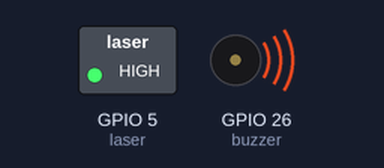
Recording of a program running on a simulated Raspberry Pi (BCM pin numbers). Parts: switched loads named in the program (green lamp = pin HIGH), buzzer (waves = sounding, pin HIGH).

Above: at 0.2 s.
At 4.27 s:
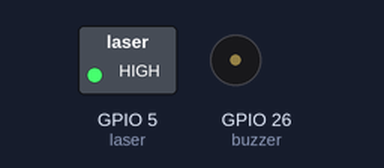
Timing chart, 0 to 4.6 s (numbered marks = the images above):
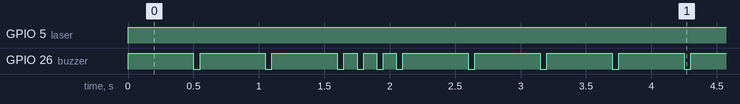

Measured:
- by itself, GPIO 5 (laser): LOW → HIGH at 0.00 s
- by itself, GPIO 26 (buzzer): repeats every 3.8 s: 2 × (LOW 0.05 s, HIGH 0.50 s), 3 × (LOW 0.05 s, HIGH 0.10 s), 4 × (LOW 0.05 s, HIGH 0.50 s)
- by itself, everything shown: repeats every 3.8 s, in 18 steps

The program:

laser.py
```python
import RPi.GPIO as GPIO
from time import sleep

GPIO.setmode(GPIO.BCM)

laser = 5
buzzer = 26
GPIO.setup(laser, GPIO.OUT)
GPIO.setup(buzzer, GPIO.OUT)
GPIO.output(laser, False)
GPIO.output(buzzer, False)

while True:
	try:
		GPIO.output(laser, True)
		GPIO.output(buzzer, True)
		sleep(0.5)
		GPIO.output(buzzer, False)
		sleep(0.05)
		GPIO.output(buzzer, True)
		sleep(0.5)
		GPIO.output(buzzer, False)
		sleep(0.05)
		GPIO.output(buzzer, True)
		sleep(0.5)
		GPIO.output(buzzer, False)
		sleep(0.05)
		GPIO.output(buzzer, True)
		sleep(0.1)
		GPIO.output(buzzer, False)
		sleep(0.05)
		GPIO.output(buzzer, True)
		sleep(0.1)
		GPIO.output(buzzer, False)
		sleep(0.05)
		GPIO.output(buzzer, True)
		sleep(0.1)
		GPIO.output(buzzer, False)
		sleep(0.05)
		GPIO.output(buzzer, True)
		sleep(0.5)
		GPIO.output(buzzer, False)
		sleep(0.05)
		GPIO.output(buzzer, True)
		sleep(0.5)
		GPIO.output(buzzer, False)
		sleep(0.05)
		GPIO.output(buzzer, True)
		sleep(0.5)
		GPIO.output(buzzer, False)
		sleep(0.05)


	except:
		GPIO.output(laser, False)
		GPIO.output(buzzer, False)
		GPIO.cleanup()
```
